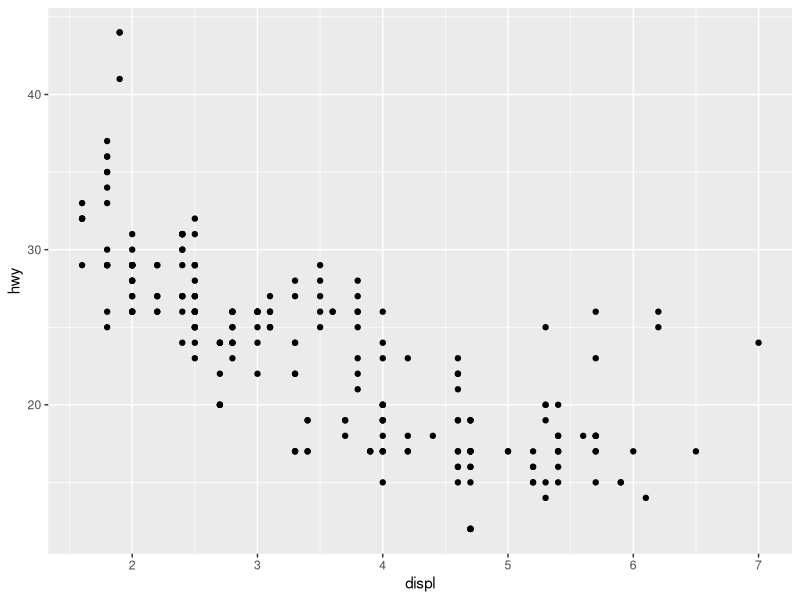
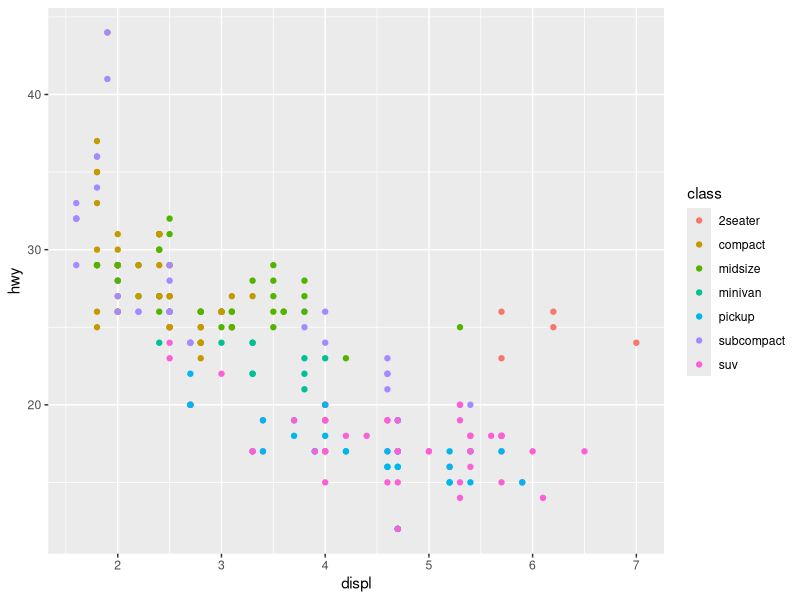
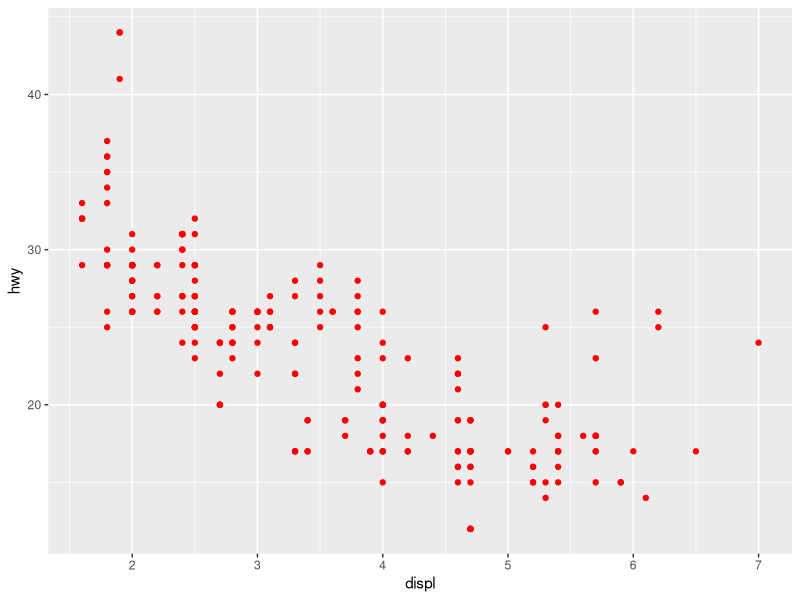
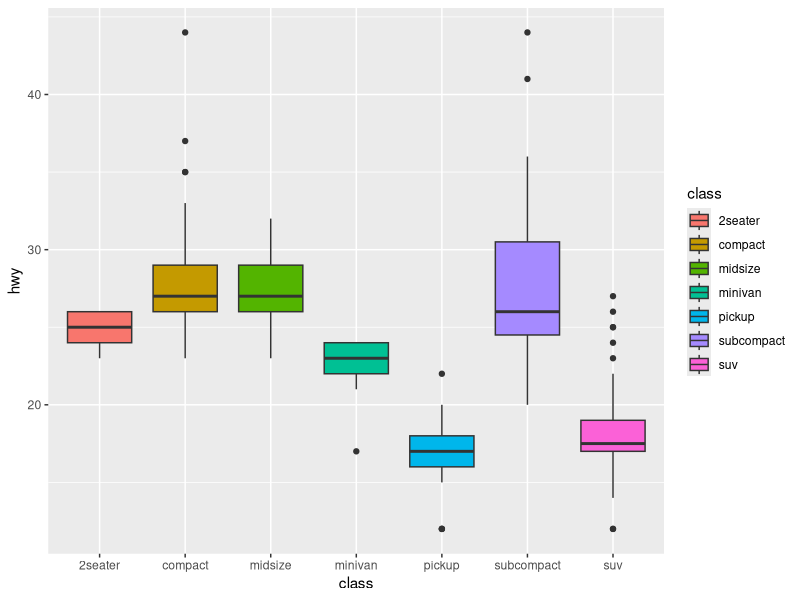
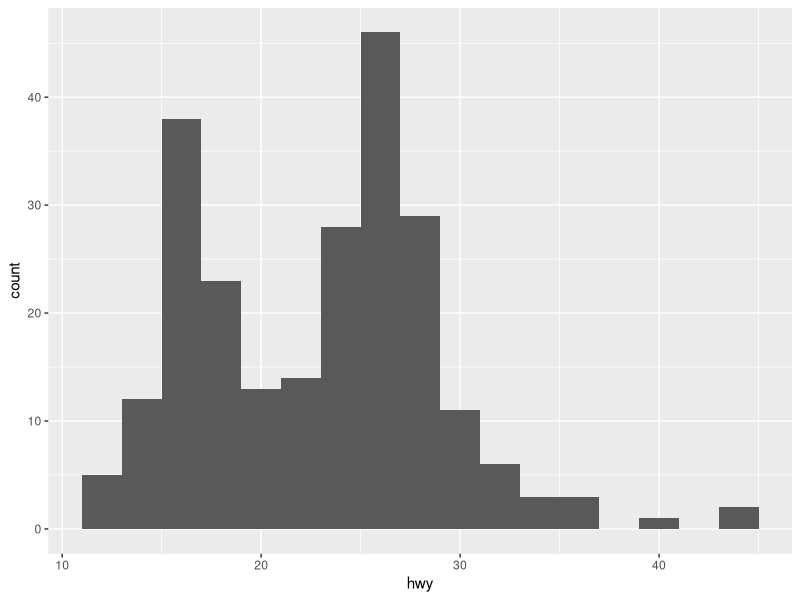
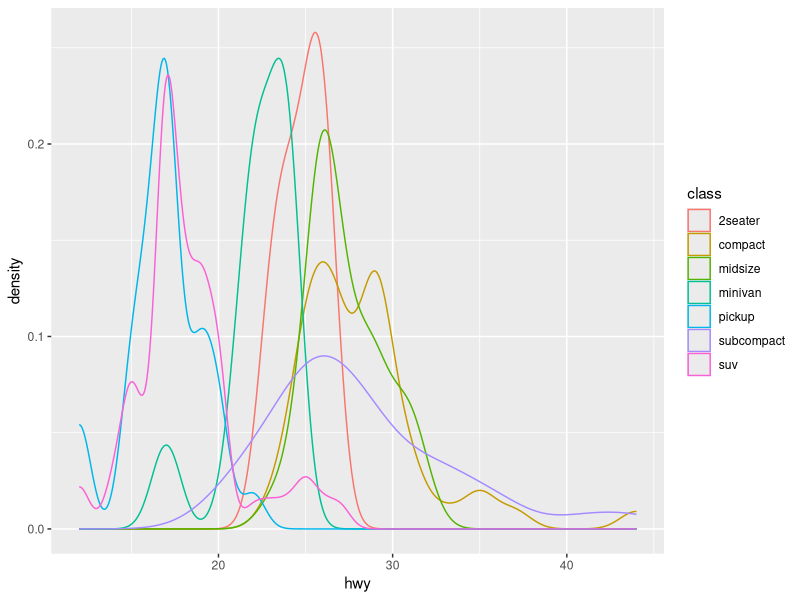
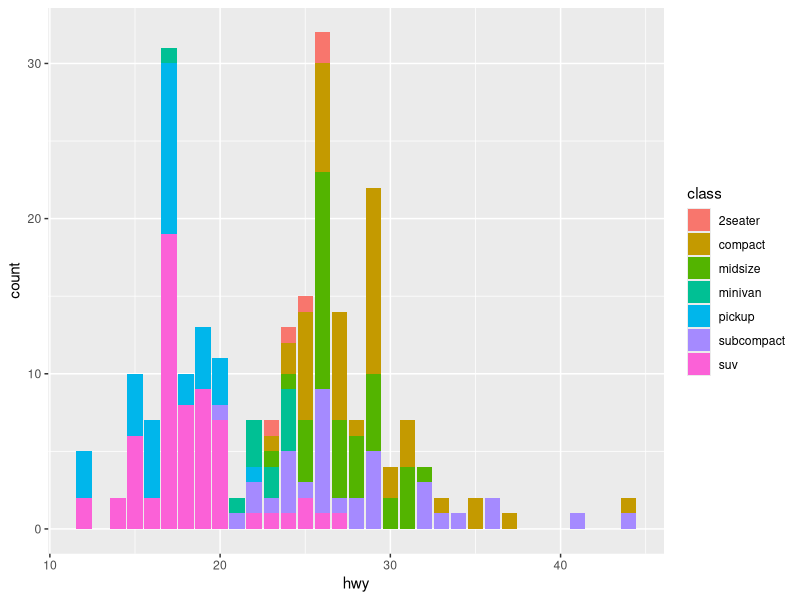
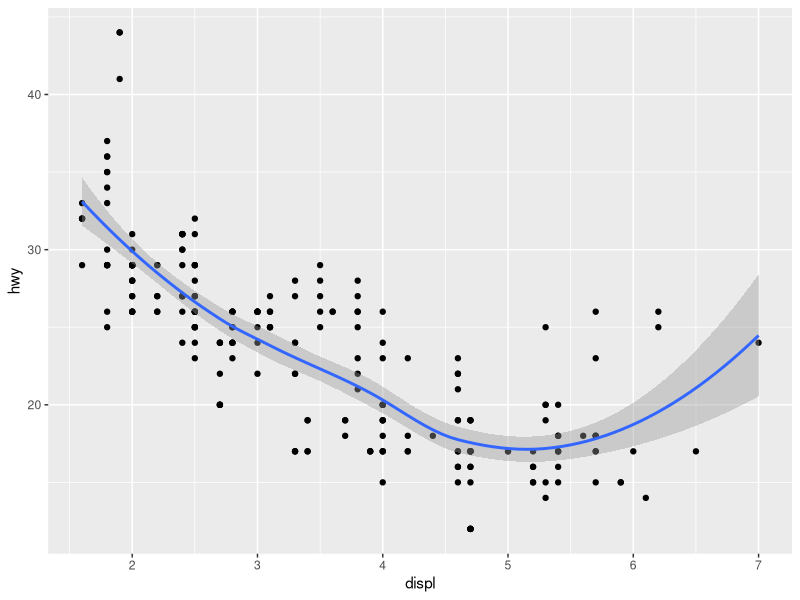

Write R code to recreate these figures, in order.
## ---- chunk 1
library(tidyverse)
## ---- chunk 2
mpg # fuel economy data for 38 models of car
## ---- chunk 3
head(mpg, n = 5) # notice that now we have only the top 5 ROWS showing
## ---- chunk 4
tail(mpg, n = 3) # now we have the end three rows only
## ---- chunk 5
str(mpg)
## ---- chunk 6
ggplot(data = mpg) +
  geom_point(mapping = aes(x = displ, y = hwy))
## ---- chunk 7
ggplot(data = mpg) +
  geom_point(mapping = aes(x = displ, y = hwy, colour = class)) # colouring data points by the grouping of CLASS (e.g. what car they are - campervan, suv etc)
## ---- chunk 8
ggplot(data = mpg) +
  geom_point(mapping = aes(x = displ, y = hwy), colour = "red") # when we want to colour ALL the points the same, we put colour OUTSIDE of the aes()
## ---- chunk 9
ggplot(mpg) + 
  geom_boxplot(aes(class, hwy, fill = class)) # note that this time we use FILL instead of colour
## ---- chunk 10
ggplot(mpg) +
  geom_histogram(aes(hwy), binwidth = 2) # you should always explore the binwidth values and use the one which best tells your story
## ---- chunk 11
ggplot(mpg) +
  geom_density(aes(hwy, colour = class))
## ---- chunk 12
ggplot(mpg) +
  geom_bar(aes(hwy, fill = class))
## ---- chunk 13
ggplot(mpg) + 
  geom_point(aes(displ, hwy)) +
  geom_smooth(aes(displ, hwy))
## ---- chunk 14
ggplot(mpg, aes(displ, hwy)) + 
  geom_point() +
  geom_smooth()
## ---- chunk 15
getwd()
## ---- chunk 16

